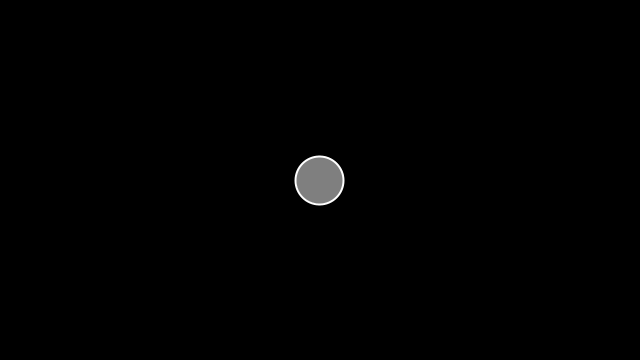
Frame 1 (no input)
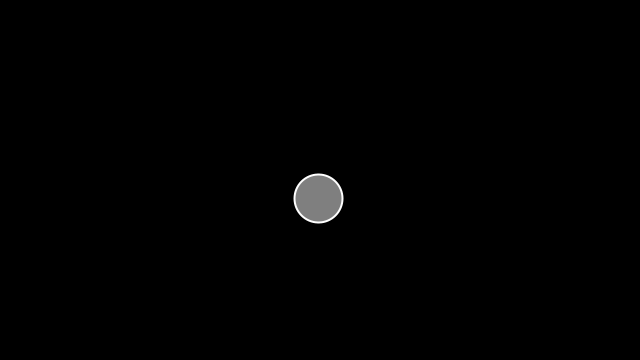
Frame 60 (the mouse pressed at the canvas centre just before this capture)
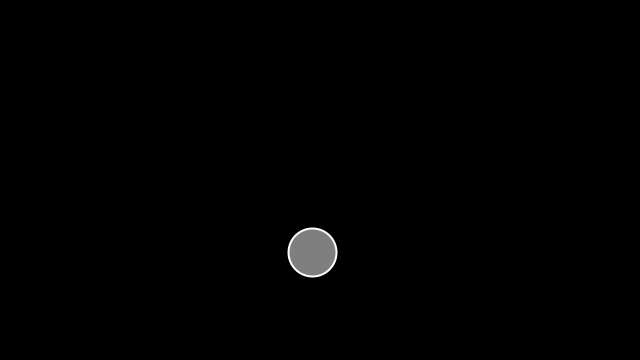
Frame 120 (the mouse held since frame 60 and released just before this capture)

The Processing sketch that drew these frames (run headless with seeded random() and noise(); from frame 60 on, the mouse is pressed at the canvas centre):

// Processing sketch: Exercisi2Procsseing_Repte3
// ── Exercisi2Procsseing_Repte3.pde
Mover mover;
 
  void setup() {
  size(640,360);
   mover = new Mover(); 
  }
  
  
  void draw() {
  background(0);
   mover.update();
  mover.display(); 
}
 
   class Mover {
     
  PVector location;
  PVector velocity;
  PVector acceleration;
  float topspeed;
  
 
  Mover() {
   location = new PVector(width/2,height/2);
    velocity = new PVector(0,0);
    acceleration = new PVector(-0.001,0.01);
    topspeed = 10;
  }
    void update() {
    velocity.add(acceleration);
    velocity.limit(topspeed);
    location.add(velocity);
  }
  
  void checkEdges() {}
  
   void display() {
   stroke(255);
    strokeWeight(2);
    fill(127);
    ellipse(location.x,location.y,48,48);
     float r = random(100);

   }
}
